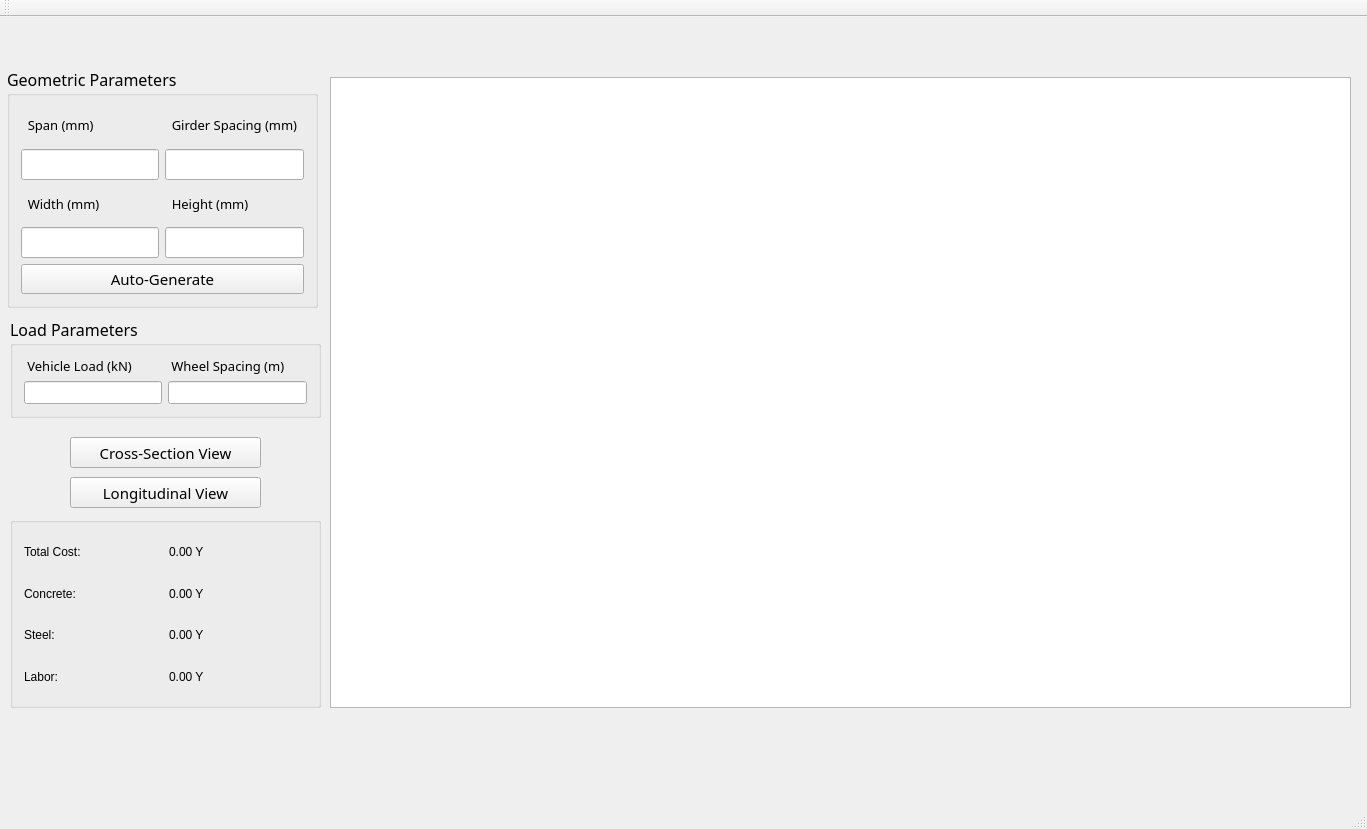
<?xml version="1.0" encoding="UTF-8"?>
<ui version="4.0">
 <class>Concrete_Reinforcement_FrontClass</class>
 <widget class="QMainWindow" name="Concrete_Reinforcement_FrontClass">
  <property name="geometry">
   <rect>
    <x>0</x>
    <y>0</y>
    <width>1367</width>
    <height>829</height>
   </rect>
  </property>
  <property name="windowTitle">
   <string>Concrete_Reinforcement_Front</string>
  </property>
  <widget class="QWidget" name="centralWidget">
   <property name="enabled">
    <bool>true</bool>
   </property>
   <widget class="QGroupBox" name="groupBox_GeoParams">
    <property name="geometry">
     <rect>
      <x>7</x>
      <y>50</y>
      <width>311</width>
      <height>241</height>
     </rect>
    </property>
    <property name="font">
     <font>
      <family>Microsoft YaHei</family>
      <pointsize>12</pointsize>
     </font>
    </property>
    <property name="title">
     <string>Geometric Parameters</string>
    </property>
    <layout class="QGridLayout" name="gridLayout_2">
     <item row="0" column="0">
      <widget class="QLabel" name="label_2">
       <property name="font">
        <font>
         <family>Microsoft YaHei</family>
         <pointsize>10</pointsize>
        </font>
       </property>
       <property name="text">
        <string>  Span (mm)</string>
       </property>
      </widget>
     </item>
     <item row="1" column="1">
      <widget class="QLineEdit" name="lineEdit_girderSpacing"/>
     </item>
     <item row="4" column="0" colspan="2">
      <widget class="QPushButton" name="pushButton_autoGenerate">
       <property name="font">
        <font>
         <family>Microsoft YaHei</family>
         <pointsize>11</pointsize>
        </font>
       </property>
       <property name="text">
        <string>Auto-Generate</string>
       </property>
      </widget>
     </item>
     <item row="1" column="0">
      <widget class="QLineEdit" name="lineEdit_span"/>
     </item>
     <item row="3" column="0">
      <widget class="QLineEdit" name="lineEdit_width"/>
     </item>
     <item row="3" column="1">
      <widget class="QLineEdit" name="lineEdit_height"/>
     </item>
     <item row="2" column="0">
      <widget class="QLabel" name="label_3">
       <property name="font">
        <font>
         <family>Microsoft YaHei</family>
         <pointsize>10</pointsize>
        </font>
       </property>
       <property name="text">
        <string>  Width (mm)</string>
       </property>
      </widget>
     </item>
     <item row="2" column="1">
      <widget class="QLabel" name="label_4">
       <property name="font">
        <font>
         <family>Microsoft YaHei</family>
         <pointsize>10</pointsize>
        </font>
       </property>
       <property name="text">
        <string>  Height (mm)</string>
       </property>
      </widget>
     </item>
     <item row="0" column="1">
      <widget class="QLabel" name="label_7">
       <property name="font">
        <font>
         <family>Microsoft YaHei</family>
         <pointsize>10</pointsize>
        </font>
       </property>
       <property name="text">
        <string>  Girder Spacing (mm)</string>
       </property>
      </widget>
     </item>
    </layout>
   </widget>
   <widget class="QGroupBox" name="groupBox_LoadParams">
    <property name="geometry">
     <rect>
      <x>10</x>
      <y>300</y>
      <width>311</width>
      <height>101</height>
     </rect>
    </property>
    <property name="font">
     <font>
      <family>Microsoft YaHei</family>
      <pointsize>12</pointsize>
     </font>
    </property>
    <property name="title">
     <string>Load Parameters</string>
    </property>
    <layout class="QGridLayout" name="gridLayout_3">
     <item row="0" column="0">
      <widget class="QLabel" name="label_5">
       <property name="font">
        <font>
         <family>Microsoft YaHei</family>
         <pointsize>10</pointsize>
        </font>
       </property>
       <property name="text">
        <string> Vehicle Load (kN)</string>
       </property>
      </widget>
     </item>
     <item row="0" column="1">
      <widget class="QLabel" name="label_6">
       <property name="font">
        <font>
         <family>Microsoft YaHei</family>
         <pointsize>10</pointsize>
        </font>
       </property>
       <property name="text">
        <string> Wheel Spacing (m)</string>
       </property>
      </widget>
     </item>
     <item row="1" column="0">
      <widget class="QLineEdit" name="lineEdit_weight"/>
     </item>
     <item row="1" column="1">
      <widget class="QLineEdit" name="lineEdit_wheelSpan"/>
     </item>
    </layout>
   </widget>
   <widget class="QPushButton" name="pushButton_genPic">
    <property name="geometry">
     <rect>
      <x>70</x>
      <y>420</y>
      <width>191</width>
      <height>31</height>
     </rect>
    </property>
    <property name="font">
     <font>
      <family>Microsoft YaHei</family>
      <pointsize>11</pointsize>
     </font>
    </property>
    <property name="text">
     <string>Cross-Section View</string>
    </property>
   </widget>
   <widget class="QGraphicsView" name="graphicsView">
    <property name="geometry">
     <rect>
      <x>330</x>
      <y>60</y>
      <width>1021</width>
      <height>631</height>
     </rect>
    </property>
   </widget>
   <widget class="QPushButton" name="pushButton_genPic_2">
    <property name="geometry">
     <rect>
      <x>70</x>
      <y>460</y>
      <width>191</width>
      <height>31</height>
     </rect>
    </property>
    <property name="font">
     <font>
      <family>Microsoft YaHei</family>
      <pointsize>11</pointsize>
     </font>
    </property>
    <property name="text">
     <string>Longitudinal View</string>
    </property>
   </widget>
   <widget class="QGroupBox" name="groupBox">
    <property name="geometry">
     <rect>
      <x>10</x>
      <y>500</y>
      <width>311</width>
      <height>191</height>
     </rect>
    </property>
    <property name="title">
     <string/>
    </property>
    <layout class="QGridLayout" name="gridLayout">
     <item row="2" column="1">
      <widget class="QLabel" name="label_steelCostValue">
       <property name="text">
        <string>0.00 Y</string>
       </property>
      </widget>
     </item>
     <item row="0" column="0">
      <widget class="QLabel" name="label_total">
       <property name="text">
        <string>Total Cost:</string>
       </property>
      </widget>
     </item>
     <item row="1" column="0">
      <widget class="QLabel" name="label_concrete">
       <property name="text">
        <string>Concrete:</string>
       </property>
      </widget>
     </item>
     <item row="3" column="1">
      <widget class="QLabel" name="label_laborCostValue">
       <property name="text">
        <string>0.00 Y</string>
       </property>
      </widget>
     </item>
     <item row="2" column="0">
      <widget class="QLabel" name="label_steel">
       <property name="text">
        <string>Steel:</string>
       </property>
      </widget>
     </item>
     <item row="1" column="1">
      <widget class="QLabel" name="label_concreteCostValue">
       <property name="text">
        <string>0.00 Y</string>
       </property>
      </widget>
     </item>
     <item row="0" column="1">
      <widget class="QLabel" name="label_totalCostValue">
       <property name="text">
        <string>0.00 Y</string>
       </property>
      </widget>
     </item>
     <item row="3" column="0">
      <widget class="QLabel" name="label_labor">
       <property name="text">
        <string>Labor:</string>
       </property>
      </widget>
     </item>
    </layout>
   </widget>
  </widget>
  <widget class="QMenuBar" name="menuBar">
   <property name="geometry">
    <rect>
     <x>0</x>
     <y>0</y>
     <width>1367</width>
     <height>33</height>
    </rect>
   </property>
  </widget>
  <widget class="QToolBar" name="mainToolBar">
   <attribute name="toolBarArea">
    <enum>TopToolBarArea</enum>
   </attribute>
   <attribute name="toolBarBreak">
    <bool>false</bool>
   </attribute>
  </widget>
  <widget class="QStatusBar" name="statusBar"/>
 </widget>
 <layoutdefault spacing="6" margin="11"/>
 <resources>
  <include location="Concrete_Reinforcement_Front.qrc"/>
 </resources>
 <connections/>
</ui>
